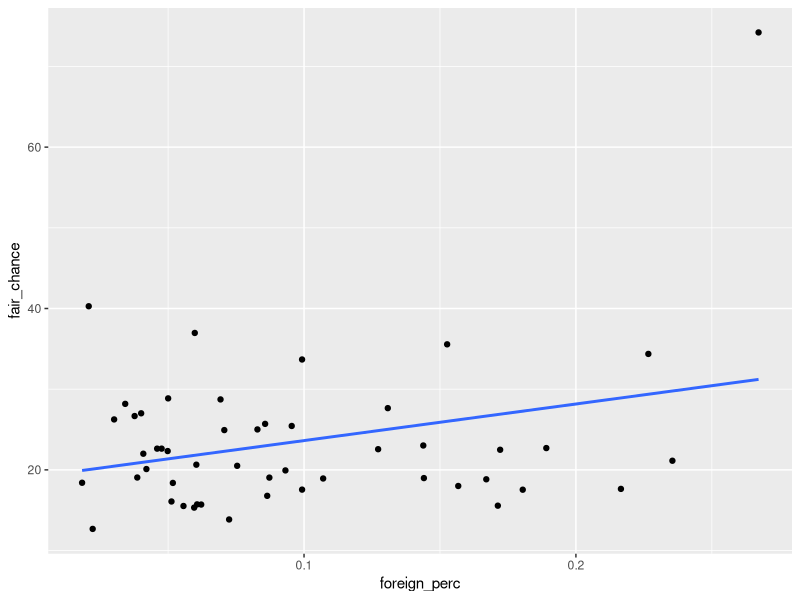
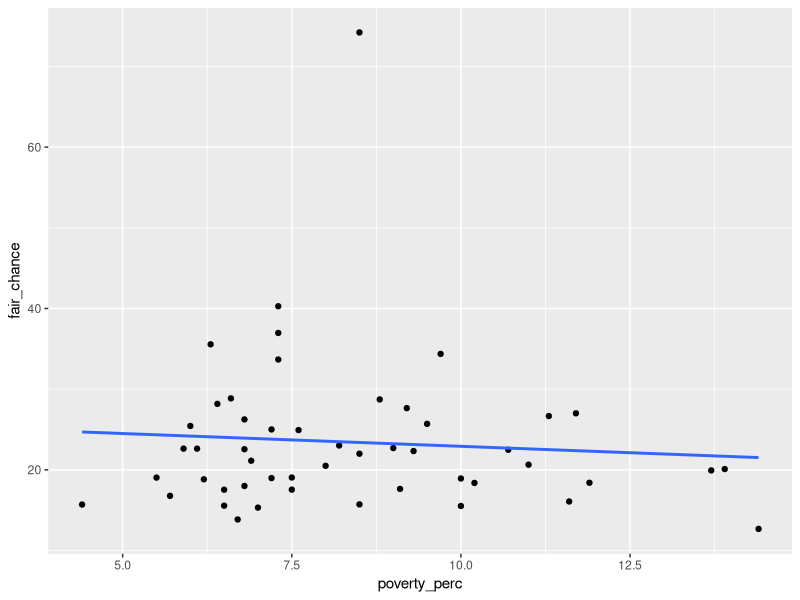
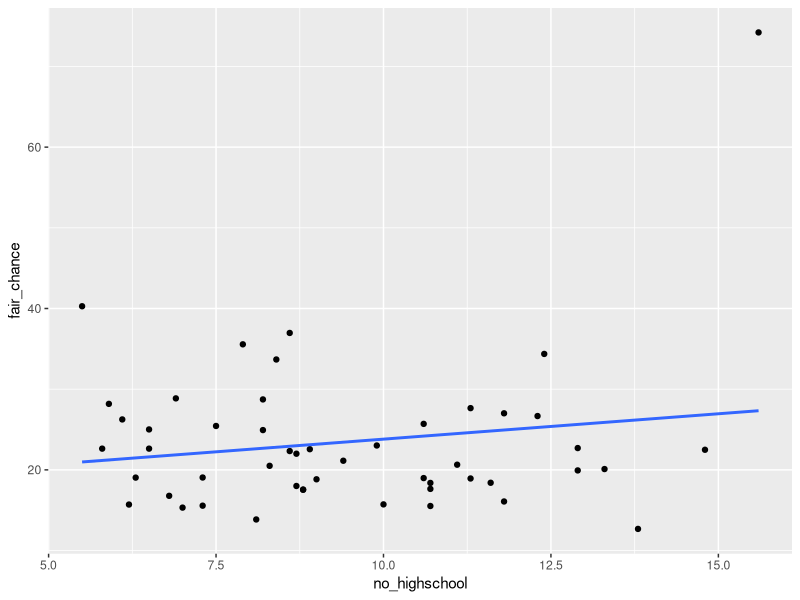
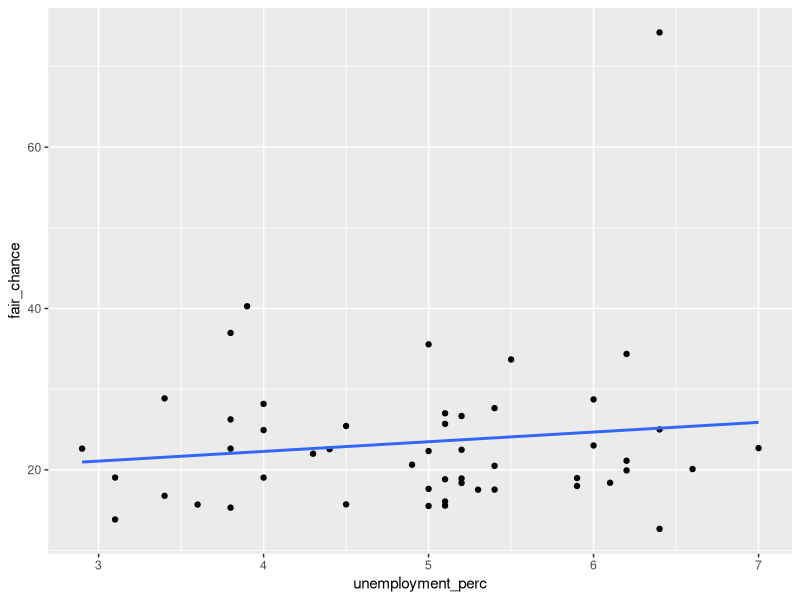
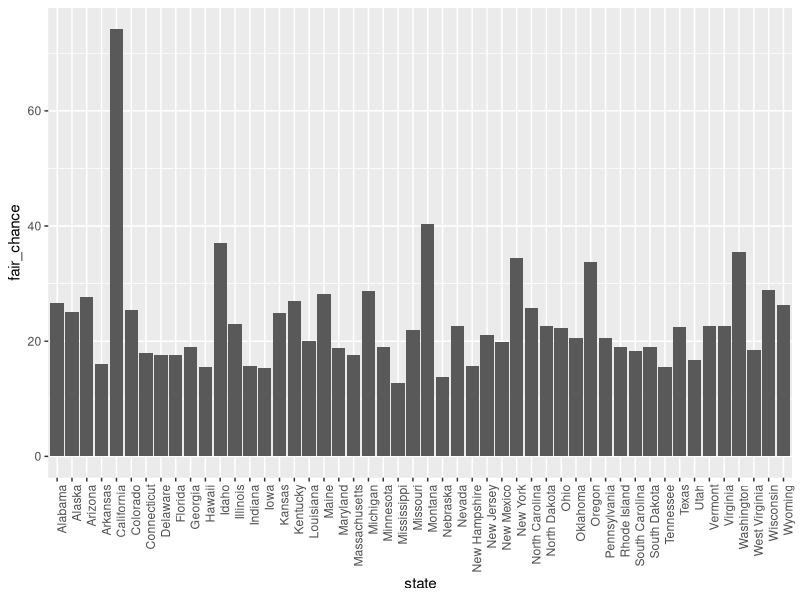

Write R code to recreate these figures, in order.
## ---- chunk 1
library(tidyverse)
library(ggplot2)
## ---- chunk 2
FAMD_data <- read.csv("FAMD_vars.csv")
control_data <- read.csv("small_control.csv")
## ---- chunk 3
data <- control_data %>%
  left_join(FAMD_data)
## ---- chunk 4
data %>%
  ggplot(aes(x = foreign_perc, y = fair_chance))+
  geom_point()+
  geom_smooth(method = "lm", se = FALSE)

data %>%
  ggplot(aes(x = poverty_perc, y = fair_chance))+
  geom_point()+
  geom_smooth(method = "lm", se = FALSE)

data %>%
  ggplot(aes(x = no_highschool, y = fair_chance))+
  geom_point()+
  geom_smooth(method = "lm", se = FALSE)

data %>%
  ggplot(aes(x = unemployment_perc, y = fair_chance))+
  geom_point()+
  geom_smooth(method = "lm", se = FALSE)
## ---- chunk 5
data %>%
  ggplot(aes(x = state, y = fair_chance)) +
  geom_col()+
  theme(axis.text.x = element_text(angle=90, hjust=1))
